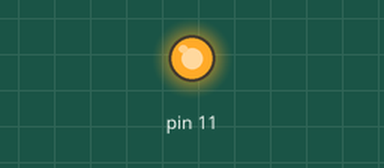
Recording of a sketch running on a simulated Arduino Uno, built with avr-gcc and run on an emulated ATmega328P. Parts: output pins drawn as LEDs (lit = HIGH).

Above: at 2.59 s.
At 5.0 s:
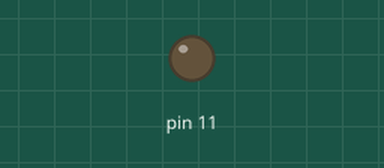
Timing chart, 0 to 6.5 s (numbered marks = the images above):
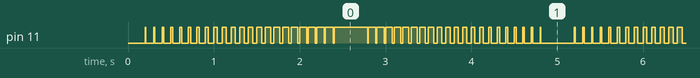

The sketch:

controlling_intensity_of_led_using_pwm_register1.ino
```cpp
// C++ code
//
int led=11;
int temp=0;
int time=100;
int increase=4;

void setup()
{
  DDRB |= (1<<DDB3);
}

void loop()
{
  PORTB |=(1<<PB3);
  delay(temp);
  PORTB &=(~(1<<PB3));
  delay(time-temp);
  temp+=increase;
  if(temp==0||temp==time)
    increase=-increase;
}
```

Measured:
- by itself, pin 11: moves between LOW and HIGH, repeating every 5.0 s
